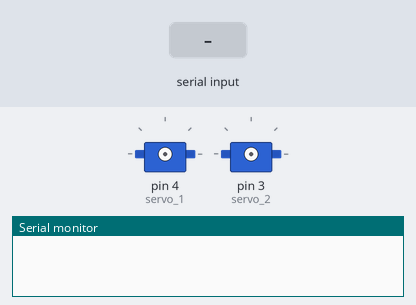
A sketch run on a simulated Arduino Uno, built with avr-gcc and run on an emulated ATmega328P. On the bench: 2 × servo, the last lines printed to the serial monitor. Inputs (shaded band) come from the test bench.

Above: at 1.2 s.
1.3 s: "a" received over Serial
2.8 s: "c" received over Serial
At 4.0 s:
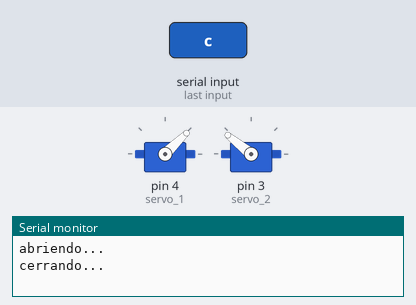
Timing chart, 0 to 5.8 s (numbered marks = the images above; inputs shaded):
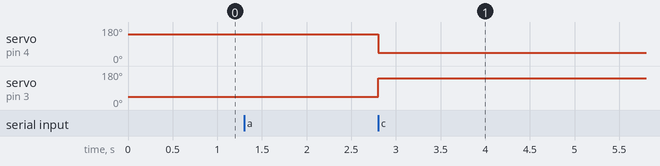

Measured:
- after the input at 2.8 s, servo on pin 4 (servo_1): 141° → 44° at once; servo on pin 3 (servo_2): 44° → 141° at once

The sketch:

movimientos_servos.ino
```cpp
/*
 * Estudiantes: Randy Martínez y Gustavo Fallas

 * Carnets: 2014047395 y 2014035394

 * Proyecto #1: IoT - Basurero Inteligente

 * Descripción: El siguiente código parte del módulo movimiento
   autónomo del la tapa del basurero, de manera que se accione
   por medio de los motores.

 * Aclaración: El código fue escrito y probado por Randy y Gustavo.
*/

#include <Servo.h>

Servo servo_1;
Servo servo_2;

void setup()
{
  Serial.begin(9600);
}

void loop()
{
  controlTop();
}

void controlTop()
{
  if (Serial.available())
  {
    char temp = Serial.read();
    if (temp == 'a')
    {
      openTop();
    }
    if (temp == 'c')
    {
      closeTop();
    }
  }
}

void openTop()
{
  servo_1.attach(4);
  servo_2.attach(3);
  servo_1.writeMicroseconds(2000);
  servo_2.writeMicroseconds(1000);
  delay(100);
  //servo_1.writeMicroseconds(1000);
  //servo_2.writeMicroseconds(2000);
  servo_1.detach();
  servo_2.detach();
  Serial.println("abriendo...");
}

void closeTop()
{
  servo_1.attach(4);
  servo_2.attach(3);
  servo_1.writeMicroseconds(1000);
  servo_2.writeMicroseconds(2000);
  delay(100);
  //servo_1.writeMicroseconds(2000);
  //servo_2.writeMicroseconds(1000);
  servo_1.detach();
  servo_2.detach();
  Serial.println("cerrando...");
}
```
